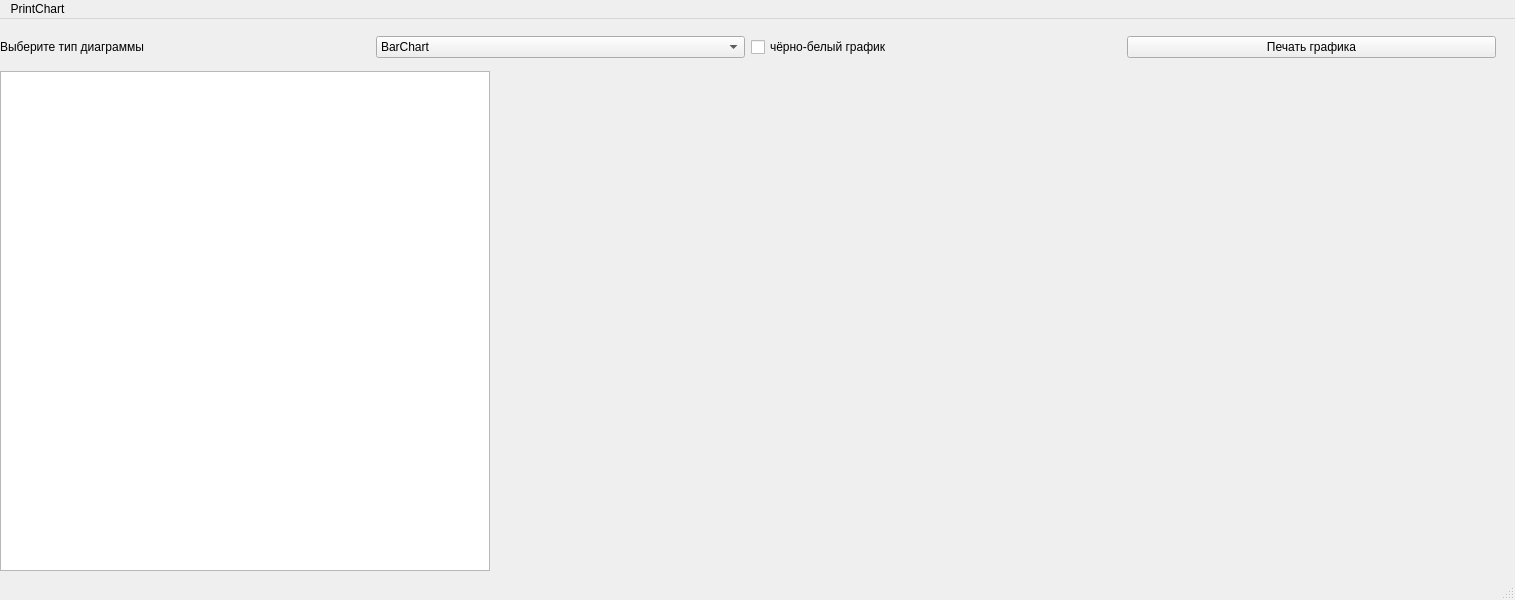
<?xml version="1.0" encoding="UTF-8"?>
<ui version="4.0">
 <class>MainWindow</class>
 <widget class="QMainWindow" name="MainWindow">
  <property name="geometry">
   <rect>
    <x>0</x>
    <y>0</y>
    <width>1515</width>
    <height>600</height>
   </rect>
  </property>
  <property name="windowTitle">
   <string>MainWindow</string>
  </property>
  <widget class="QWidget" name="centralwidget">
   <widget class="QWidget" name="verticalLayoutWidget">
    <property name="geometry">
     <rect>
      <x>0</x>
      <y>10</y>
      <width>1496</width>
      <height>551</height>
     </rect>
    </property>
    <layout class="QVBoxLayout" name="verticalLayout_5">
     <item>
      <layout class="QHBoxLayout" name="horizontalLayout_7">
       <item>
        <widget class="QLabel" name="label">
         <property name="minimumSize">
          <size>
           <width>100</width>
           <height>0</height>
          </size>
         </property>
         <property name="text">
          <string>Выберите тип диаграммы</string>
         </property>
        </widget>
       </item>
       <item>
        <widget class="QComboBox" name="comboBox">
         <item>
          <property name="text">
           <string>BarChart</string>
          </property>
         </item>
         <item>
          <property name="text">
           <string>PieChart</string>
          </property>
         </item>
        </widget>
       </item>
       <item>
        <widget class="QCheckBox" name="checkBox">
         <property name="text">
          <string>чёрно-белый график</string>
         </property>
        </widget>
       </item>
       <item>
        <widget class="QPushButton" name="pushButton">
         <property name="palette">
          <palette>
           <active/>
           <inactive/>
           <disabled/>
          </palette>
         </property>
         <property name="text">
          <string>Печать графика</string>
         </property>
        </widget>
       </item>
      </layout>
     </item>
     <item>
      <layout class="QHBoxLayout" name="horizontalLayout_6">
       <item>
        <widget class="QTableWidget" name="tableWidget">
         <property name="maximumSize">
          <size>
           <width>500</width>
           <height>500</height>
          </size>
         </property>
        </widget>
       </item>
       <item>
        <widget class="QFrame" name="horizontalFrame_3">
         <property name="minimumSize">
          <size>
           <width>1000</width>
           <height>0</height>
          </size>
         </property>
         <layout class="QHBoxLayout" name="horizontalLayout_10"/>
        </widget>
       </item>
      </layout>
     </item>
    </layout>
   </widget>
  </widget>
  <widget class="QMenuBar" name="menubar">
   <property name="geometry">
    <rect>
     <x>0</x>
     <y>0</y>
     <width>1515</width>
     <height>21</height>
    </rect>
   </property>
   <widget class="QMenu" name="menuPrint">
    <property name="title">
     <string>PrintChart</string>
    </property>
   </widget>
   <addaction name="menuPrint"/>
  </widget>
  <widget class="QStatusBar" name="statusbar"/>
 </widget>
 <resources/>
 <connections/>
</ui>
